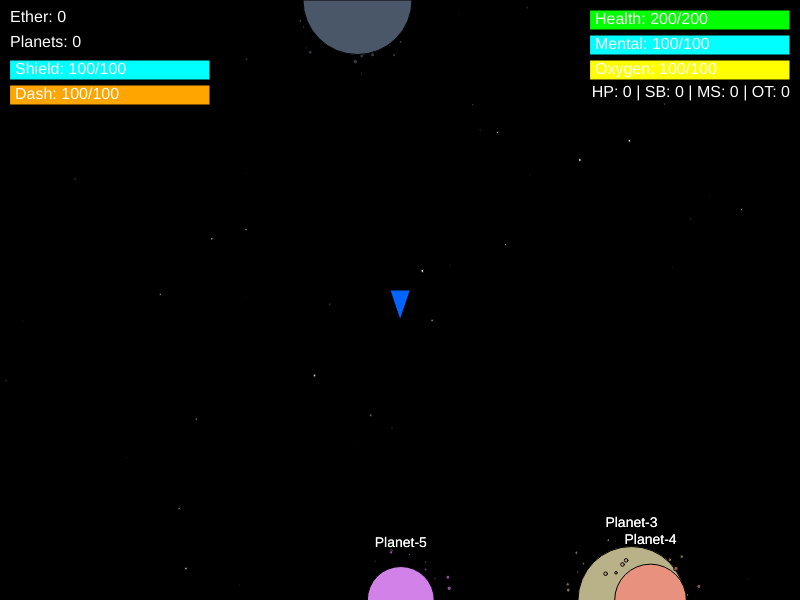
Frame 1 (no input)
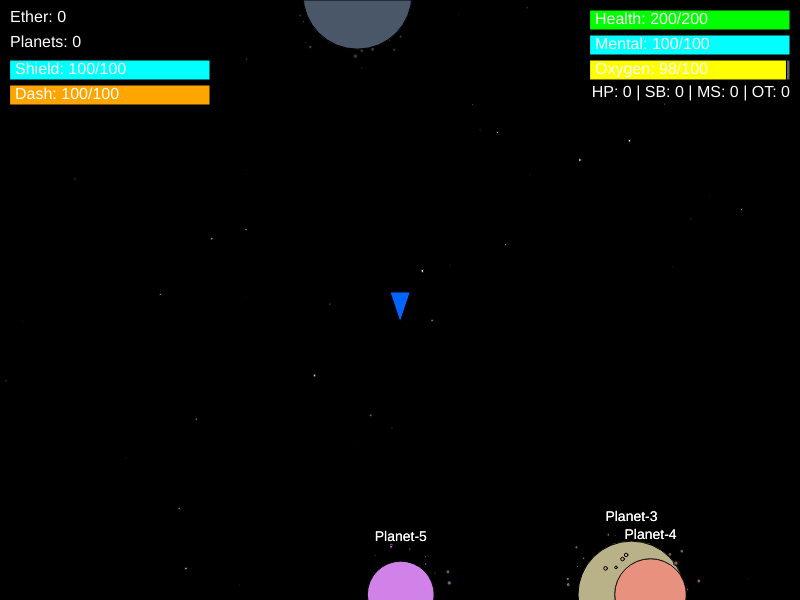
Frame 60 (no input)
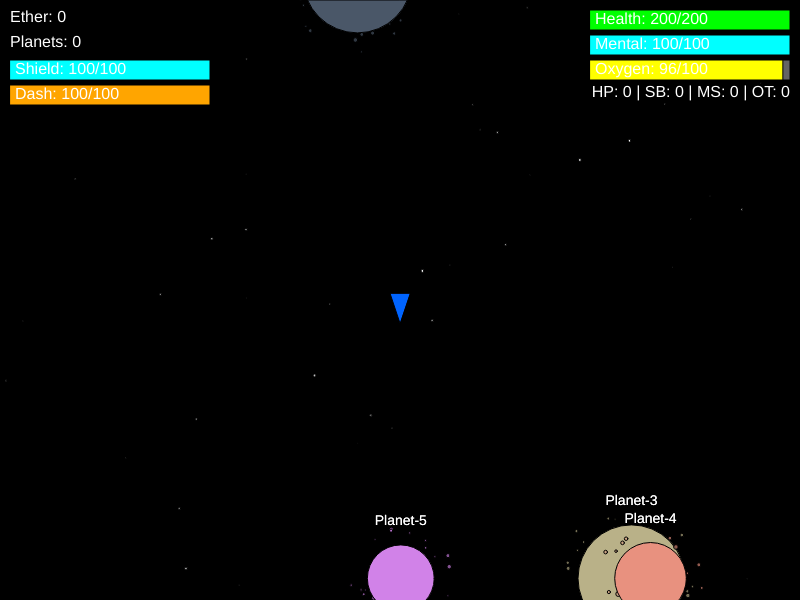
Frame 120 (the mouse pressed at the canvas centre since frame 60)

The p5.js sketch that drew these frames (run headless with seeded random() and noise() and a simulated clock; from frame 60 on, the mouse is pressed at the canvas centre):

// p5.js sketch
// ── sketch.js
let astronaut;
let planets = [];
let planetSpacing = 800;
let maxVisiblePlanets = 6;
let bullets = [];
let enemies = [];
let keys = {};
let ether = 0;
let currentPlanet = null;
let inSpace = true;
let gravity = 0.005;
let planetsVisited = 0;
let physicsParams = {
    velocityX: 0,
    velocityY: 0,
    gravity: gravity,
};
let starField = [];
let explorationTimer = 0;
let shopVisible = false;
let mentalState = 100;
let oxygenLevel = 100;
let cameraY = 0;
let inventory = {
    healthPacks: 0,
    speedBoosts: 0,
    mentalStimulants: 0,
    oxygenTanks: 0
};
let shieldEnergy = 100;
let shieldActive = false;
let shieldCooldown = 0;
let dash = 100;
let isDashing = false;

function setup() {
    createCanvas(800, 600);
    astronaut = new Astronaut();
    generateStarField();
    generateInitialPlanets();
}

function draw() {
    cameraY = lerp(cameraY, astronaut.y - height / 2, 0.1);
    
    push();
    translate(0, -cameraY);
    
    if (inSpace) {
        drawStarField();
        updatePlanets();
    } else {
        drawPlanetBackground();
    }

    astronaut.update();
    astronaut.display();

    if (inSpace) {
        for (let planet of planets) {
            planet.display();
            if (dist(astronaut.x, astronaut.y, planet.x, planet.y) < planet.size / 2 + 10) {
                currentPlanet = planet;
                landOnPlanet();
                break;
            }
        }
    } else {
        if (enemies.length === 0 && explorationTimer === 0) {
            ether += 10 * planetsVisited;
            explorationTimer = millis() + 10000;
        }

        if (explorationTimer > 0 && millis() > explorationTimer) {
            returnToSpace();
        }

        for (let enemy of enemies) {
            enemy.update();
            enemy.display();
            if (dist(astronaut.x, astronaut.y, enemy.x, enemy.y) < 20) {
                if (!shieldActive || shieldEnergy <= 0) {
                    astronaut.health -= 5;
                    mentalState = max(mentalState - 2, 0);
                }
                if (astronaut.health <= 0) {
                    gameOver();
                }
            }
        }
    }

    for (let bullet of bullets) {
        bullet.update();
        bullet.display();
    }

    bullets = bullets.filter(bullet => bullet.isVisible());
    enemies = enemies.filter(enemy => enemy.isVisible());

    pop();

    drawHUD();

    if (shopVisible) {
        drawShop();
    }

    updateAstronautStatus();
}

function drawHUD() {
    
    push();
    resetMatrix(); 
    fill(0, 150);
    rect(0, 0, width, 100);

    
    fill(255);
    textSize(16);
    textAlign(LEFT, TOP);
    

    text(`Ether: ${ether}`, 10, 10);
    text(`Planets: ${planetsVisited}`, 10, 35);
    
 
    drawBar(width - 210, 10, astronaut.health, 200, color(255, 0, 0), color(0, 255, 0), "Health");
    
    drawBar(width - 210, 35, mentalState, 100, color(100), color(0, 255, 255), "Mental");
    
    
    drawBar(width - 210, 60, oxygenLevel, 100, color(100), color(255, 255, 0), "Oxygen");
    
    
    drawBar(10, 60, shieldEnergy, 100, color(100), color(0, 255, 255), "Shield");
    
    
    drawBar(10, 85, dash, 100, color(100), color(255, 165, 0), "Dash");
    
    textAlign(RIGHT, TOP);
    text(`HP: ${inventory.healthPacks} | SB: ${inventory.speedBoosts} | MS: ${inventory.mentalStimulants} | OT: ${inventory.oxygenTanks}`, width - 10, 85);
    
    pop(); 
}

function drawBar(x, y, value, maxValue, bgColor, fgColor, label) {
    const barWidth = 200;
    const barHeight = 20;
    
    fill(bgColor);
    rect(x, y, barWidth, barHeight);
    fill(fgColor);
    rect(x, y, (value / maxValue) * barWidth, barHeight);
    fill(255);
    textAlign(LEFT, CENTER);
    text(`${label}: ${value.toFixed(0)}/${maxValue}`, x + 5, y + barHeight / 2);
}

function drawStarField() {
    background(0);
    for (let star of starField) {
        fill(255, star.brightness);
        ellipse(star.x, star.y + cameraY, star.size, star.size);
    }
}

function drawPlanetBackground() {
    background(currentPlanet.color);
    fill(255);
    textSize(18);
    text(`Exploring ${currentPlanet.name}`, 10, 20 + cameraY);
    text(`Time left: ${((explorationTimer - millis()) / 1000).toFixed(1)}s`, 10, 50 + cameraY);
}

function generateStarField() {
    for (let i = 0; i < 500; i++) {
        starField.push({
            x: random(width),
            y: random(-height * 5, height * 5),
            size: random(1, 3),
            brightness: random(100, 255)
        });
    }
}

function generateInitialPlanets() {
    for (let i = 0; i < maxVisiblePlanets; i++) {
        planets.push(new Planet(random(100, width - 100), i * planetSpacing, `Planet-${i + 1}`));
    }
}

function updatePlanets() {
    let visibleRange = height * 2;
    planets = planets.filter(planet => abs(planet.y - cameraY) < visibleRange);

    while (planets.length < maxVisiblePlanets) {
        let lastPlanet = planets[planets.length - 1];
        let newY;
        if (!lastPlanet || random() < 0.5) {
            newY = cameraY - visibleRange / 2;
        } else {
            newY = cameraY + visibleRange / 2;
        }
        planets.push(new Planet(random(100, width - 100), newY, `Planet-${planetsVisited + planets.length}`));
    }

    for (let planet of planets) {
        planet.display();
    }
}

function landOnPlanet() {
    inSpace = false;
    enemies = [];
    planetsVisited += 1;

    for (let i = 0; i < planetsVisited + 2; i++) {
        enemies.push(new Enemy(random(width), random(cameraY, cameraY + height)));
    }

    explorationTimer = millis() + 10000;
    gravity = 0.2;
    
    astronaut.health = min(astronaut.health + 10, 200);
    mentalState = min(mentalState + 5, 100);
    oxygenLevel = min(oxygenLevel + 15, 100);
}

function returnToSpace() {
    inSpace = true;
    currentPlanet = null;
    astronaut.x = width / 2;
    astronaut.y += 100;
    gravity = 0.005;
}

function keyPressed() {
    keys[keyCode] = true;

    if (key === ' ' && frameCount % 10 === 0) {
        let bulletAngle = atan2(mouseY - astronaut.y, mouseX - astronaut.x);
        bullets.push(new Bullet(astronaut.x, astronaut.y, bulletAngle, 10, 'astronaut'));
    }

    if (key === 's' || key === 'S') {
        shopVisible = !shopVisible;
    }
    if (key === 'r' || key === 'R') {
        restartGame();
    }

    if (key === '1') useInventoryItem('healthPacks');
    if (key === '2') useInventoryItem('speedBoosts');
    if (key === '3') useInventoryItem('mentalStimulants');
    if (key === '4') useInventoryItem('oxygenTanks');

    if (key === 'q' || key === 'Q') {
        shieldActive = true;
    }
    
    if (key === 'e' || key === 'E') {
        isDashing = true;
    }

    return !(keyCode === UP_ARROW || keyCode === DOWN_ARROW || keyCode === LEFT_ARROW || keyCode === RIGHT_ARROW);
}

function keyReleased() {
    keys[keyCode] = false;

    if (key === 'q' || key === 'Q') {
        shieldActive = false;
        shieldCooldown = 120;
    }
    
    if (key === 'e' || key === 'E') {
        isDashing = false;
    }
}

function mousePressed() {
    if (shopVisible) {
        let buttonClicked = checkShopButtons();
        if (buttonClicked) {
            shopVisible = false;
        }
    }
}

class Astronaut {
    constructor() {
        this.x = width / 2;
        this.y = height / 2;
        this.vx = 0;
        this.vy = 0;
        this.health = 200;
        this.maxSpeed = 5;
    }

    update() {
        const acceleration = 0.2;
        if (keys[LEFT_ARROW]) this.vx -= acceleration;
        if (keys[RIGHT_ARROW]) this.vx += acceleration;
        if (keys[UP_ARROW]) this.vy -= acceleration;
        if (keys[DOWN_ARROW]) this.vy += acceleration;

        this.vx = constrain(this.vx, -this.maxSpeed, this.maxSpeed);
        this.vy = constrain(this.vy, -this.maxSpeed, this.maxSpeed);
        this.x += this.vx;
        this.y += this.vy;
        this.vx *= 0.99;
        this.vy *= 0.99;
        this.x = constrain(this.x, 0, width);
        physicsParams.velocityX = this.vx;
        physicsParams.velocityY = this.vy;
        physicsParams.gravity = gravity;
        
        this.vy += gravity;

       
        if (shieldActive && shieldEnergy > 0) {
            shieldEnergy = max(shieldEnergy - 0.5, 0);
        } else if (!shieldActive && shieldCooldown <= 0) {
            shieldEnergy = min(shieldEnergy + 0.2, 100);
        }
        shieldCooldown = max(shieldCooldown - 1, 0);

        if (isDashing && dash > 0) {
            this.vx *= 1.5;
            this.vy *= 1.5;
            dash = max(dash - 2, 0);
        } else if (!isDashing) {
            dash = min(dash + 0.5, 100);
        }
    }

    display() {
        push();
        translate(this.x, this.y);
        rotate(atan2(this.vy, this.vx));
        
        
        if (shieldActive && shieldEnergy > 0) {
            noFill();
            stroke(0, 255, 255, shieldEnergy * 2.55);
            ellipse(0, 0, 50, 50);
        }
        
        
        fill(0, 100, 255);
        triangle(-10, -10, -10, 10, 20, 0);
        
        pop();
    }
}

class Bullet {
    constructor(x, y, angle, speed, firedBy = 'astronaut') {
        this.x = x;
        this.y = y;
        this.angle = angle;
        this.speed = speed;
        this.firedBy = firedBy;
        this.lifetime = frameCount;
    }

    update() {
        this.x += cos(this.angle) * this.speed;
        this.y += sin(this.angle) * this.speed;

        if (this.firedBy === 'astronaut') {
            for (let enemy of enemies) {
                if (dist(this.x, this.y, enemy.x, enemy.y) < 15) {
                    enemy.health -= 1;
                    this.lifetime = 0;
                    break;
                }
            }
        } else if (this.firedBy === 'enemy') {
            if (dist(this.x, this.y, astronaut.x, astronaut.y) < 15) {
                if (!shieldActive || shieldEnergy <= 0) {
                    astronaut.health -= 5;
                    mentalState = max(mentalState - 2, 0);
                }
                this.lifetime = 0;
            }
        }
    }

    display() {
        push();
        translate(this.x, this.y);
        rotate(this.angle);
        fill(this.firedBy === 'astronaut' ? color(0, 255, 255) : color(255, 0, 0));
        rect(0, -2, 10, 4);
        pop();
    }

    isVisible() {
        return frameCount - this.lifetime < 120;
    }
}

class Enemy {
    constructor(x, y) {
        this.x = x;
        this.y = y;
        this.vx = random(-1, 1);
        this.vy = random(-1, 1);
        this.health = 3;
        this.shootCooldown = 0;
        this.behavior = random(['aggressive', 'defensive', 'erratic']);
    }

    update() {
        let dx = astronaut.x - this.x;
        let dy = astronaut.y - this.y;
        let dist = sqrt(dx * dx + dy * dy);
        
        switch (this.behavior) {
            case 'aggressive':
                this.chaseAstronaut(dx, dy, dist);
                break;
            case 'defensive':
                this.keepDistance(dx, dy, dist);
                break;
            case 'erratic':
                this.moveErratically();
                break;
        }
        
        if (dist < 300 && this.shootCooldown <= 0) {
            this.shoot(dx, dy);
        }
        
        this.x += this.vx;
        this.y += this.vy;
        this.x = constrain(this.x, 0, width);
        this.y = constrain(this.y, cameraY, cameraY + height);
        
        this.vx *= 0.99;
        this.vy *= 0.99;
        this.shootCooldown--;
    }

    chaseAstronaut(dx, dy, dist) {
        this.vx += dx / dist * 0.1;
        this.vy += dy / dist * 0.1;
    }

    keepDistance(dx, dy, dist) {
        if (dist < 150) {
            this.vx -= dx / dist * 0.1;
            this.vy -= dy / dist * 0.1;
        } else if (dist > 250) {
            this.vx += dx / dist * 0.1;
            this.vy += dy / dist * 0.1;
        }
    }

    moveErratically() {
        if (random() < 0.05) {
            this.vx = random(-2, 2);
            this.vy = random(-2, 2);
        }
    }

    shoot(dx, dy) {
        let angle = atan2(dy, dx);
        bullets.push(new Bullet(this.x, this.y, angle, 5, 'enemy'));
        this.shootCooldown = 60;
    }

    display() {
        push();
        translate(this.x, this.y);
        rotate(atan2(this.vy, this.vx));
        fill(255, 0, 0);
        triangle(-10, -10, -10, 10, 20, 0);
        pop();
    }

    isVisible() {
        return this.health > 0;
    }
}

class Planet {
    constructor(x, y, name) {
        this.x = x;
        this.y = y;
        this.name = name;
        this.size = random(60, 120);
        this.color = color(random(100, 255), random(100, 255), random(100, 255));
        this.atmosphere = [];
        this.generateAtmosphere();
    }

    generateAtmosphere() {
        for (let i = 0; i < 20; i++) {
            this.atmosphere.push({
                angle: random(TWO_PI),
                distance: random(this.size/2, this.size/2 + 20),
                size: random(2, 5)
            });
        }
    }

    display() {
        push();
        translate(this.x, this.y);
        
       
        for (let particle of this.atmosphere) {
            fill(this.color.levels[0], this.color.levels[1], this.color.levels[2], 100);
            ellipse(cos(particle.angle) * particle.distance, 
                    sin(particle.angle) * particle.distance, 
                    particle.size);
        }

  
        fill(this.color);
        ellipse(0, 0, this.size, this.size);
        
        
        fill(255);
        textAlign(CENTER);
        textSize(14);
        text(this.name, 0, -this.size/2 - 20);
        
        pop();
    }
}

function drawShop() {
    push();
    translate(0, cameraY);
    fill(0, 200);
    rect(50, 50, width - 100, height - 100);
    fill(255);
    textSize(32);
    textAlign(CENTER, TOP);
    text('Space Shop', width/2, 70);
    
    let buttonY = 150;
    let buttonSpacing = 70;
    drawShopButton('Health Pack', 'healthPacks', 50, buttonY);
    drawShopButton('Speed Boost', 'speedBoosts', 100, buttonY + buttonSpacing);
    drawShopButton('Mental Stimulant', 'mentalStimulants', 75, buttonY + buttonSpacing * 2);
    drawShopButton('Oxygen Tank', 'oxygenTanks', 60, buttonY + buttonSpacing * 3);
    
    textSize(24);
    text(`Current Ether: ${ether}`, width/2, height - 100);
    pop();
}

function drawShopButton(label, item, cost, y) {
    fill(100);
    rect(width/2 - 150, y, 300, 50, 10);
    fill(255);
    textAlign(CENTER, CENTER);
    textSize(20);
    text(`${label} (${cost} Ether)`, width/2, y + 15);
    textSize(16);
    text(`Owned: ${inventory[item]}`, width/2, y + 35);
}

function checkShopButtons() {
    let buttonY = 150;
    let buttonSpacing = 70;
    if (mouseY > buttonY && mouseY < buttonY + 50) buyItem('healthPacks', 50);
    else if (mouseY > buttonY + buttonSpacing && mouseY < buttonY + buttonSpacing + 50) buyItem('speedBoosts', 100);
    else if (mouseY > buttonY + buttonSpacing * 2 && mouseY < buttonY + buttonSpacing * 2 + 50) buyItem('mentalStimulants', 75);
    else if (mouseY > buttonY + buttonSpacing * 3 && mouseY < buttonY + buttonSpacing * 3 + 50) buyItem('oxygenTanks', 60);
    else return false;
    return true;
}

function buyItem(item, cost) {
    if (ether >= cost) {
        ether -= cost;
        inventory[item]++;
    }
}

function useInventoryItem(item) {
    if (inventory[item] > 0) {
        inventory[item]--;
        switch(item) {
            case 'healthPacks':
                astronaut.health = min(astronaut.health + 50, 200);
                break;
            case 'speedBoosts':
                astronaut.maxSpeed += 0.5;
                break;
            case 'mentalStimulants':
                mentalState = min(mentalState + 25, 100);
                break;
            case 'oxygenTanks':
                oxygenLevel = min(oxygenLevel + 40, 100);
                break;
        }
    }
}

function updateAstronautStatus() {
    if (inSpace) {
        oxygenLevel = max(oxygenLevel - 0.03, 0);
    }
    
    if (oxygenLevel < 30) {
        mentalState = max(mentalState - 0.05, 0);
    }
    
    if (astronaut.health <= 0 || oxygenLevel <= 0 || mentalState <= 0) {
        gameOver();
    }
}

function gameOver() {
    noLoop();
    background(0);
    fill(255, 0, 0);
    textSize(48);
    textAlign(CENTER, CENTER);
    text('Game Over', width/2, height/2 - 50);
    textSize(24);
    text(`Planets Visited: ${planetsVisited}`, width/2, height/2 + 50);
    text(`Final Ether: ${ether}`, width/2, height/2 + 100);
    text('Press R to Restart', width/2, height/2 + 150);
}

function restartGame() {
    astronaut = new Astronaut();
    planets = [];
    bullets = [];
    enemies = [];
    ether = 0;
    currentPlanet = null;
    inSpace = true;
    planetsVisited = 0;
    mentalState = 100;
    oxygenLevel = 100;
    cameraY = 0;
    inventory = {
        healthPacks: 0,
        speedBoosts: 0,
        mentalStimulants: 0,
        oxygenTanks: 0
    };
    shieldEnergy = 100;
    shieldActive = false;
    shieldCooldown = 0;
    dash = 100;
    isDashing = false;
    generateInitialPlanets();
    keys = {};
    loop();
}

// ── styles.css
body {
    background-color: #0D0D0D;
    color: #FFFFFF;
    font-family: Arial, sans-serif;
    display: flex;
    justify-content: center;
    align-items: center;
    height: 100vh;
    margin: 0;
}

#game-container {
    text-align: center;
    background-color: #1A1A1A;
    padding: 20px;
    border-radius: 8px;
    box-shadow: 0 0 15px rgba(255, 255, 255, 0.2);
}

#controls {
    margin-top: 15px;
    font-size: 14px;
}

canvas {
    display: block;
    margin: 0 auto;
    border: 2px solid #333;
}
